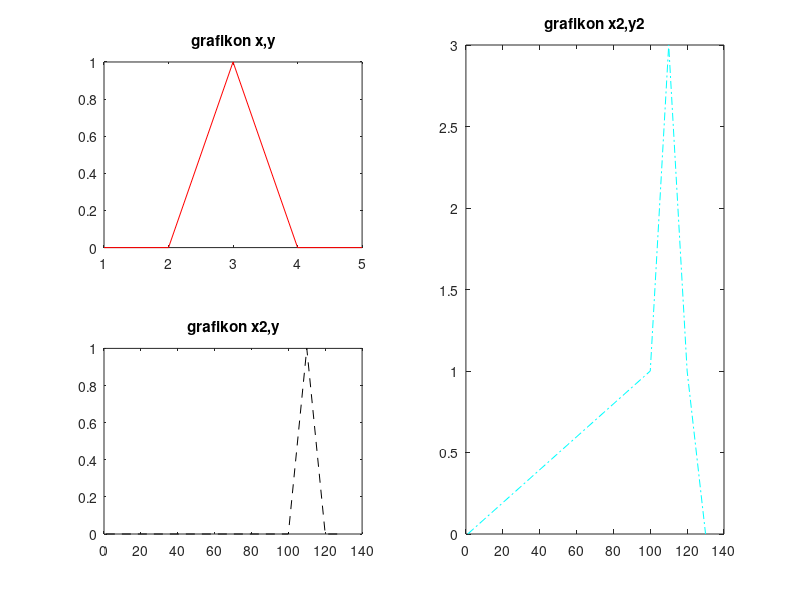

Reproduce this figure in MATLAB.
 x = [1, 2, 3, 4, 5];
 y = [0, 0, 1, 0, 0];
 x2 = [1, 100, 110, 120, 130]; 
 y2 = [0, 1, 3, 1, 0];
 figure
 subplot(2,2,1)
 plot(x,y,'r')
 title('grafikon x,y')
 hold on
 subplot(2,2,3)
 plot(x2,y,'k--')
 title('grafikon x2,y')
 subplot(1,2,2)
 plot(x2,y2,'c-.')
 title('grafikon x2,y2')